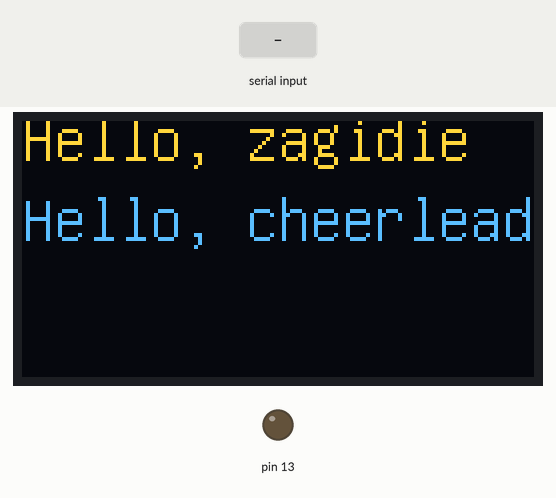
A sketch run on a simulated Arduino Uno, built with avr-gcc and run on an emulated ATmega328P. On the bench: 128×64 one-colour display, output pins drawn as LEDs (lit = HIGH). The inputs (shaded band) are chosen by the test bench. The OLED is the two-colour kind (top 16 rows yellow); what the sketch prints to the serial monitor is not drawn.

Above: at 1.5 s.
1.6 s: "on" received over the second serial link
At 2.9 s:
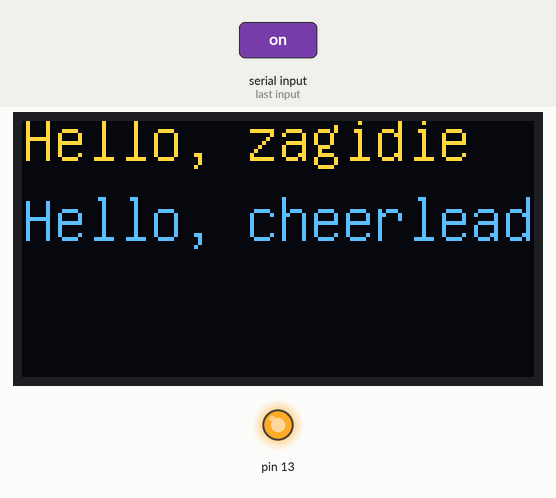
3.3 s: "1" received over the second serial link
At 4.6 s:
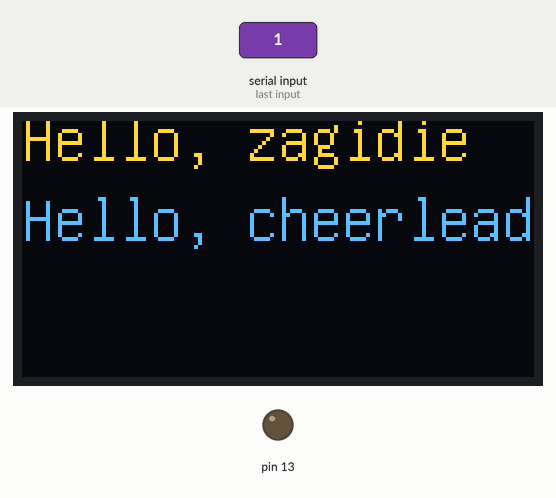
Timing chart, 0 to 6.3 s (numbered marks = the images above; inputs shaded):
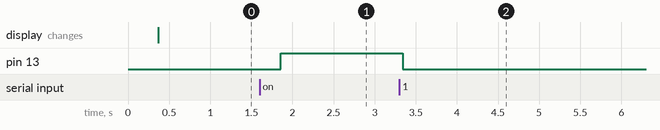

Measured:
- after the input at 1.6 s, pin 13: LOW → HIGH after 0.26 s
- after the input at 3.3 s, pin 13: HIGH → LOW at once

The sketch:

bluetooth.ino
```cpp
#include <SoftwareSerial.h> //시리얼 통신 라이브러리 호출
#include "U8glib.h"

U8GLIB_SSD1306_128X64 u8g(U8G_I2C_OPT_NONE);

int blueTx=2;   //Tx (보내는핀 설정)
int blueRx=3;   //Rx (받는핀 설정)
SoftwareSerial mySerial(blueTx, blueRx);  //시리얼 통신을 위한 객체선언
String myString=""; //받는 문자열

void setup() {
  Serial.begin(9600);   //시리얼모니터
  mySerial.begin(9600); //블루투스 시리얼 개방
  pinMode(13, OUTPUT);  //Pin 13을 OUTPUT으로 설정 (LED ON/OFF)
}

void loop() {
  while(mySerial.available())  //mySerial 값이 있으면
  {
    char myChar = (char)mySerial.read();  //mySerial int형식의 값을 char형식으로 변환
    myString+=myChar;   //수신되는 문자열을 myString에 모두 붙임 (1바이트씩 전송되는 것을 모두 붙임)
    delay(5);           //수신 문자열 끊김 방지
  }

  if(!myString.equals(""))  //myString 값이 있다면
  {
    Serial.println("input value: "+myString); //시리얼모니터에 myString값 출력

      if(myString=="on")  //myString 값이 'on' 이라면
      {
        digitalWrite(13, HIGH); //LED ON
      } else {
        digitalWrite(13, LOW);  //LED OFF
      }

    myString="";  //myString 변수값 초기화
  }


    u8g.firstPage();

    do{

        u8g.setFont(u8g_font_unifont);

        u8g.setPrintPos(0,10);

        u8g.print("Hello, zagidie");

        u8g.drawStr(0,30, "Hello, cheerleader!!fuck");

    }while(u8g.nextPage());
}
```
